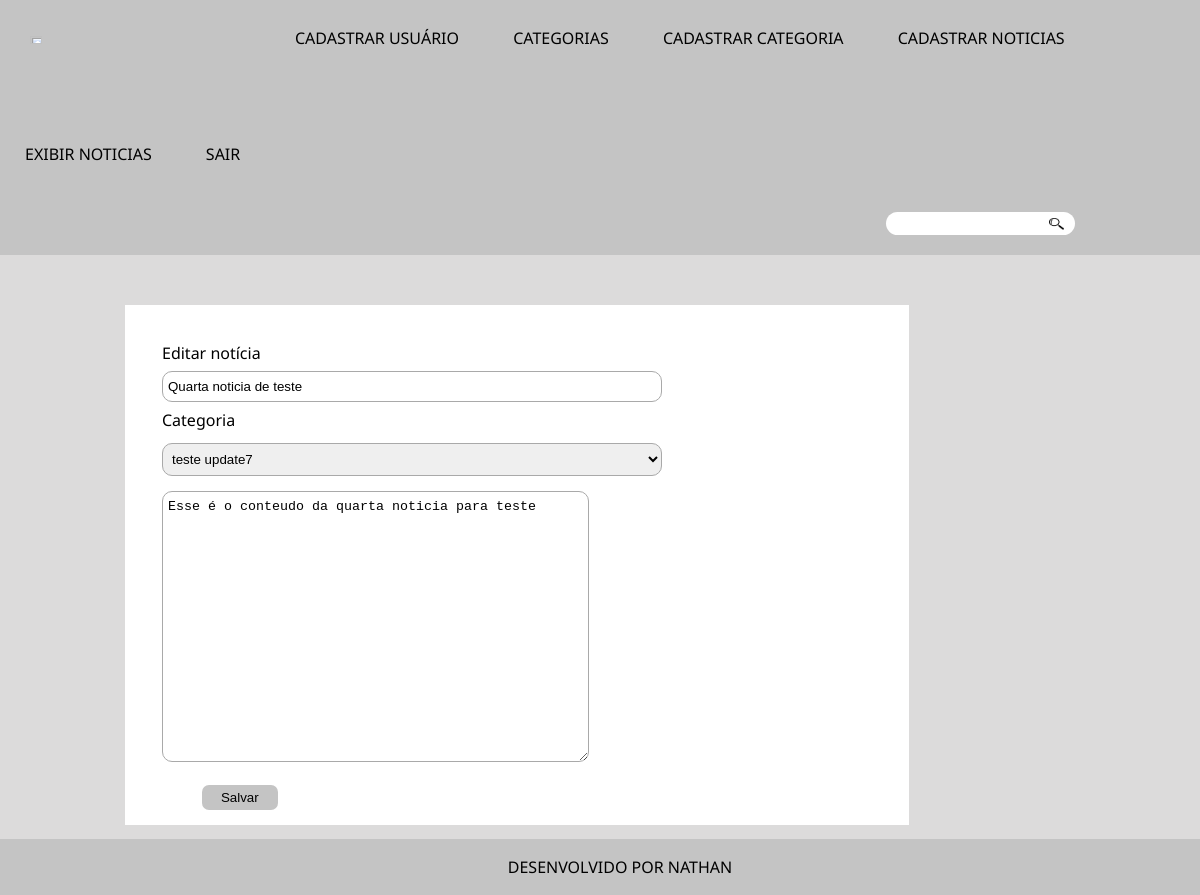
The page /editar.php?id=4 on the database its author committed.
### tables this page shows
CREATE TABLE `noticias` (
  `id` int(11) NOT NULL AUTO_INCREMENT,
  `id_categoria` int(11) DEFAULT NULL,
  `titulo` varchar(150) NOT NULL,
  `conteudo` text NOT NULL,
  `data_publicacao` date DEFAULT NULL,
  PRIMARY KEY (`id`),
  KEY `id_categoria` (`id_categoria`),
  CONSTRAINT `noticias_ibfk_1` FOREIGN KEY (`id_categoria`) REFERENCES `categorias` (`id`)
);

### src/repositorio/RepositorioNoticias.php (called while the page is built, shortened)
<?php
class RepositorioNoticias
{
    private PDO $conexao;
    public function __construct(PDO $conexao)
    {
        $this->conexao = $conexao;
    }
    public function umaNoticia($id): Noticia
    {
        $sql = "SELECT noticias.id, categorias.id AS id_da_categoria, categorias.nome AS categoria, noticias.titulo, noticias.conteudo, noticias.data_publicacao
        FROM noticias JOIN categorias ON noticias.id_categoria = categorias.id WHERE noticias.id = :id;";
        $consulta = $this->conexao->prepare($sql);
        $consulta->bindValue(':id', $id);
        $consulta->execute();
        $dadosNoticia = $consulta->fetch(PDO::FETCH_ASSOC);
        $noticia = new \Noticia(
            $dadosNoticia['id'],
            new \Categoria($dadosNoticia['id_da_categoria'], $dadosNoticia['categoria']),
            $dadosNoticia['titulo'],
            $dadosNoticia['conteudo'],
            $dadosNoticia['data_publicacao']
        );
        return $noticia;
    }
    public function todasAsCategorias(): array
    {
        $sql = 'SELECT * FROM categorias;';
        $consulta = $this->conexao->query($sql);
        return $this->hidratarListaCategorias($consulta);
    }
    private function hidratarListaCategorias($consulta): array
    {
        $listaDadosCategorias = $consulta->fetchAll(PDO::FETCH_ASSOC);
        $listaCategorias = [];
        foreach ($listaDadosCategorias as $dadosCategoria) {
            $listaCategorias[] = new \Categoria($dadosCategoria['id'], $dadosCategoria['nome']);
        }
        return $listaCategorias;
    }
}

### src/dominio/modelo/Categoria.php (called while the page is built)
<?php
class Categoria
{
    private $id;
    private $categoria;
    public function __construct(?int $id, string $categoria)
    {
        $this->id = $id;
        $this->categoria = $this->limpar($categoria);
    }
    public function categoria(): string
    {
        return $this->categoria;
    }
    public function id(): ?string
    {
        return $this->id;
    }
    private function limpar($categoria)
    {
        $categoria = trim($categoria);
        $categoria = stripcslashes($categoria);
        $categoria = htmlspecialchars($categoria);
        return $categoria;
    }
}

### src/dominio/modelo/Noticia.php (called while the page is built, shortened)
<?php
class Noticia
{
    private $categoria;
    private $titulo;
    private $conteudo;
    public function __construct(?int $id, Categoria $categoria, string $titulo, string $conteudo, ?string $dataPublicacao)
    {
        $this->categoria = $categoria;
        $this->titulo = $this->limpar($titulo);
        $this->conteudo = $this->limpar($conteudo);
    }
    public function titulo(): string
    {
        return $this->titulo;
    }
    public function conteudo(): string
    {
        return $this->conteudo;
    }
    public function categoriaId(): int
    {
        return $this->categoria->id();
    }
    private function limpar($noticia)
    {
        $noticia = trim($noticia);
        $noticia = htmlspecialchars($noticia);
        return $noticia;
    }
}

### editar.php (the view, shortened to what this page needs)
<?php
require_once 'src/dominio/modelo/Noticia.php';
require_once 'src/dominio/modelo/Categoria.php';
require_once 'src/repositorio/RepositorioNoticias.php';
$id = $_GET['id'];
$conexao = Conexao::criarConexao();
$repositorioNoticias = new RepositorioNoticias($conexao);
$noticia = $repositorioNoticias->umaNoticia($id);
$categorias = $repositorioNoticias->todasAsCategorias();
?>
<!DOCTYPE html>
<html lang="pt-br">
<head>
    <link rel="stylesheet" href="reset.css">
    <link rel="stylesheet" href="style.css">
</head>
    <main>
        <section class="form-cadastro">
            <form action="" method="post">
                <legend>Editar notícia</legend>
                <input type="text" placeholder="Titulo" name="titulo" value="<?php echo $noticia->titulo(); ?>" required>
                <label for="categoria">Categoria</label>
                <select name="Categoria" id="" required>
                    <?php foreach ($categorias as $categoria) : ?>
                        <?php if ($categoria->id() == $noticia->categoriaId()) : ?>
                            <option selected="selected" value="<?php echo $categoria->id(); ?>"><?php echo $categoria->categoria(); ?></option>
                        <?php endif ?>
                    <?php endforeach ?>
                </select>
                <textarea name="conteudo" id="" cols="50" rows="17" placeholder="Conteudo da noticia" required><?php echo $noticia->conteudo(); ?></textarea>
                <div class="botao-caixa">
                    <button type="submit">Salvar</button>
                </div>
            </form>
        </section>
    </main>

### style.css (style rules this page uses)
header { background: rgb(196, 196, 196); margin-bottom: 50px; }
body { background: rgb(220, 219, 219); font-family: 'Montserrat', sans-serif; font-family: 'Noto Sans', sans-serif; }
.cabecalho h1, form, a { display: inline-block; padding-left: 25px; padding-right: 25px; padding-top: 30px; padding-bottom: 20px; }
.cabecalho h1 { padding-right: 120px; padding-left: 30px; font-size: 20px; display: inline; }
.logo { width: 10%; display: inline-block; }
.cabecalho form { position: relative; display: block; text-align: right; margin-right: 100px; }
.cabecalho input { border-radius: 12px; border: none; padding: 4px 6px; }
.botao-busca img { width: 15px; height: 12px; cursor: pointer; }
.botao-busca { border: none; background: transparent; position: absolute; top: 35px; right: 30px; }
a { text-decoration: none; color: black; }
main { width: 950px; margin: 0 auto; }
.botao-caixa { position: absolute; bottom: 15px; padding: 0 40px; }
.botao-caixa button { width: 200%; border-radius: 7px; border: none; background: rgb(196, 196, 196); padding: 5px 0; }
.form-cadastro { background: white; padding: 10px 12px; width: 80%; height: 500px; display: inline-block; margin: 0 auto; margin-bottom: 70px; position: relative; }
.form-cadastro input,select { display: block; margin: 10px 0; width: 500px; padding: 7px 5px; border-radius: 10px; border: 1px solid rgb(169, 169, 169); }
.form-cadastro textarea { padding: 7px 5px; border-radius: 10px; border: 1px solid rgb(169, 169, 169); max-width: 500px; max-height: 300px; }
.form-cadastro button { cursor: pointer; }
footer { background: rgb(196, 196, 196); text-align: center; padding: 20px; margin: auto; width: 100%; bottom: 0; position: fixed; }
.form-login input, select { display: block; width: 100%; margin: 15px 0; padding: 7px 5px; border-radius: 10px; border: 1px solid rgb(169, 169, 169); }

### rows shown on the page
noticias: titulo "Quarta noticia de teste", conteudo "Esse é o conteudo da quarta noticia para teste"

### other values the page prints
form field Categoria "teste update7"
